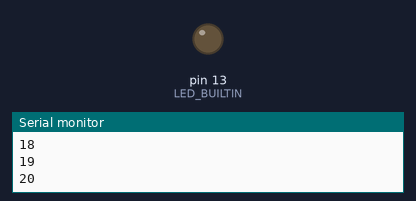
The sketch below on a simulated Arduino Uno, built with avr-gcc and run on an emulated ATmega328P. Shown: output pins drawn as LEDs (lit = HIGH), the last lines printed to the serial monitor.

Above: at 0.42 s.
At 39.53 s:
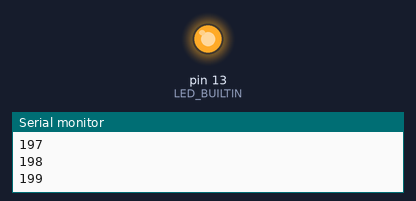
Timing chart, 0 to 40.0 s (numbered marks = the images above):
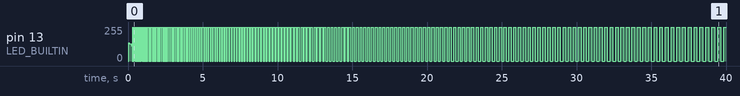

The sketch:

4-blink-fade.ino
```cpp
// Jednoduchy jas

int wait = 0;

// nastaveni periferii
void setup() {
  // nastaveni digitalniho pinu LED_BUILTIN jako vystupni
  pinMode(LED_BUILTIN, OUTPUT);
  Serial.begin(115200);
}

// nekonecna smycka
void loop() {

  wait++;
  Serial.println(wait);

  digitalWrite(LED_BUILTIN, HIGH);  // rozsvid LED (HIGH zapne digitalni vystup)
  delay(wait);                      // cekej wait vterinu
  digitalWrite(LED_BUILTIN, LOW);   // zhasni LED (LOW vypne digitalni vystup)
  delay(wait);                      // cekej 1 vterinu
}
```
